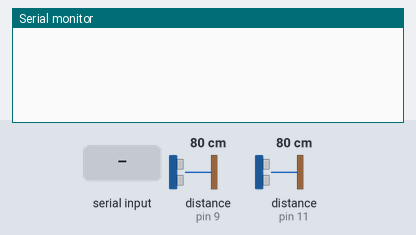
This sketch was run on a simulated Arduino Uno, built with avr-gcc and run on an emulated ATmega328P. On the bench: the last lines printed to the serial monitor. Inputs (shaded band) come from the test bench; at power-on: distance to the obstacle (sensors on pin 9, pin 11) 80 cm. The echo pulse lasts 58.3 µs per cm; EEPROM starts erased.

Above: at 1.2 s.
1.3 s: "set range=\n" received over Serial
At 2.5 s:
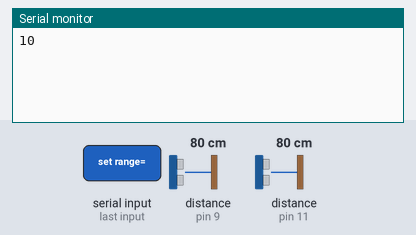
2.8 s: "distance\n" received over Serial
At 4.0 s:
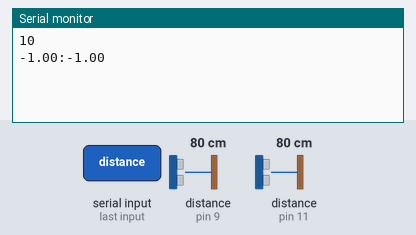
4.3 s: "90,45\n" received over Serial
At 5.8 s:
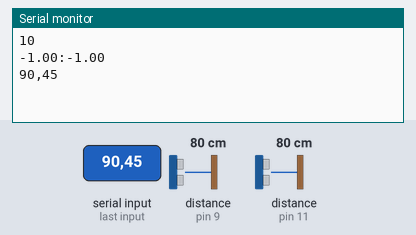

Measured:
- after the input at 1.3 s, the serial monitor: prints a new line at once (image 1)
- after the input at 2.8 s, the serial monitor: prints a new line at once (image 2)
- after the input at 4.3 s, the serial monitor: prints a new line at once (image 3)

The sketch:

Variable_Length_Parking_System.ino
```cpp
#include <EEPROM.h>

int trigA=8;
int echoA=9;
int trigB=10;
int echoB=11;

int rng;

float lvA=0;
float lvB=0;

boolean infA=false;
boolean infB=false;

boolean queue=false;

char spd;

void setup()
{
  pinMode(trigA,OUTPUT);
  pinMode(echoA,INPUT);
  pinMode(trigB,OUTPUT);
  pinMode(echoB,INPUT);
  Serial.begin(115200);
  loadFromRom();
}

void loop()
{

}

void serialEvent()
{
  String m="";
  char c='\0';
  while(Serial.available()>0)
  {
    delay(1);
    c=Serial.read();
    if(c=='\n'||c=='\r')
    {
      continue;
    }
    m+=c;
  }
  //Serial.println(m);
  cmd(m);
}

void cmd(String a)
{
  if(a.indexOf("set range=")!=-1)
  {
    a=a.substring(a.lastIndexOf('=')+1);
    saveToRom(a.toInt());
    loadFromRom();
    Serial.println(rng);
  }
  else if(a.equals("range"))
  {
    Serial.println(rng);
  }
  else if(a.equals("distance"))
  {
    Serial.println(String(readA())+":"+String(readB()));
  }
  else if(a.equals("distance:a"))
  {
    Serial.println(String(readA()));
  }
  else if(a.equals("distance:b"))
  {
    Serial.println(String(readB()));
  }
  else
  {
    Serial.println(a);
  }
}

void saveToRom(int x)
{
  char fbit='V';
  if(x>=2&&x<=400)
  {
    EEPROM.put(16,fbit);
    fbit=(x%10)+48;
    x/=10;
    EEPROM.put(19,fbit);
    fbit=(x%10)+48;
    x/=10;
    EEPROM.put(18,fbit);
    fbit=(x%10)+48;
    x/=10;
    EEPROM.put(17,fbit);
  }
}

void loadFromRom()
{
  int x=0;
  char fbit;
  EEPROM.get(16,fbit);
  if(fbit!='V')
  {
    saveToRom(10);
  }
  EEPROM.get(17,fbit);
  x+=(fbit-48)*100;
  EEPROM.get(18,fbit);
  x+=(fbit-48)*10;
  EEPROM.get(19,fbit);
  x+=(fbit-48);
  if(!(x>=3&&x<=400))
  {
    saveToRom(10);
    rng=10;
  }
  else
  {
    rng=x;
  }
}

float readA()
{
  float dist;
  long duration;
  digitalWrite(trigA,LOW);
  delayMicroseconds(2);
  digitalWrite(trigA,HIGH);
  delayMicroseconds(10);
  digitalWrite(trigA,LOW);
  duration=pulseIn(echoA,HIGH);
  dist=duration*0.017;
  return (dist>=2&&dist<=rng)?dist:(-1);
}

float readB()
{
  float dist;
  long duration;
  digitalWrite(trigB,LOW);
  delayMicroseconds(2);
  digitalWrite(trigB,HIGH);
  delayMicroseconds(10);
  digitalWrite(trigB,LOW);
  duration = pulseIn(echoB,HIGH);
  dist=duration*0.017;
  return (dist>=2&&dist<=rng)?dist:(-1);
}
```
